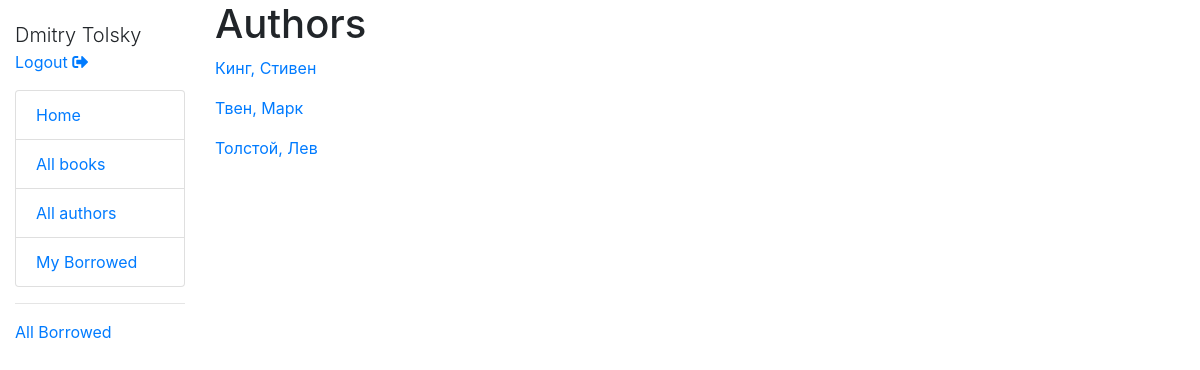
The app's page /catalog/authors/ (signed in) with its own data.
### catalog/models.py (models this page shows)
class Author(models.Model):
    first_name = models.CharField(max_length=100)
    last_name = models.CharField(max_length=100)
    day_of_birth = models.DateField(null=True, blank=True)
    day_of_death = models.DateField('Died', null=True, blank=True)
    def get_absolute_url(self):
        return reverse('author-detail', args=[str(self.id)])
    def __str__(self):
        return f'{self.last_name}, {self.first_name}'
    class Meta:
        ordering = ['last_name']

### catalog/views.py (the view)
class AuthorListView(generic.ListView):
    model = Author

### catalog/templates/catalog/author_list.html
{% extends "base_generic.html" %}
{% block content %}
    <h1>Authors</h1>
    {% if author_list %}
        {% for author in author_list %}
            <p><a href="{{ author.get_absolute_url }}">{{ author }}</a></p>
        {% endfor %}
    {% else %}
        <p>Authors not found.</p>
    {% endif %}
{% endblock %}

### catalog/templates/base_generic.html (shortened to what this page needs)
<!DOCTYPE html>
<html lang="en">
<head>
    <link rel="stylesheet" href="https://stackpath.bootstrapcdn.com/bootstrap/4.1.3/css/bootstrap.min.css">
<link rel="stylesheet" href="https://use.fontawesome.com/releases/v5.3.1/css/all.css">
    {% load static %}
    <link rel="stylesheet" href="{% static 'css/styles.css' %}">
</head>
<body>
    <div class="container-fluid">
        <div class="row">
            <div class="col-sm-2">
                {% block sidebar %}
                    <ul class="sidebar-nav">
                        {% if user.is_authenticated %}
                            <li class="lead">{{ user.get_full_name }}</li>
                            <li>
                                <a href="{% url 'logout' %}?next={{ request.path }}">Logout <i class="fas fa-sign-out-alt"></i></a>
                            </li>
                        {% else %}
                            <li>
                                <a href="{% url 'login' %}?next={{ request.path }}">Login</a>
                            </li>
                        {% endif %}
                    </ul>
                     <ul class="list-group">
                         <li class="list-group-item">
                             <a href="{% url 'index' %}">Home</a>
                         </li>
                         <li class="list-group-item">
                            <a href="{% url 'books' %}">All books</a>
                         </li>
                         <li class="list-group-item">
                             <a href="{% url 'authors' %}">All authors</a>
                         </li>
                         <li class="list-group-item">
                            {% if user.is_authenticated %}
                                <a href="{% url 'my-borrowed' %}">My Borrowed</a>
                            {% endif %}
                         </li>
                     </ul>
                    {% if perms.catalog.can_mark_returned %}
                        <hr>
                        <a href="{% url 'all-borrowed' %}">All Borrowed</a>
                    {% endif %}
                {% endblock %}
            </div>
            <div class="col-sm-10">
                {% block content %}{% endblock %}
            </div>
        </div>
    </div>
</body>
</html>

### catalog/static/css/styles.css (style rules this page uses)
.sidebar-nav { margin-top: 20px; padding: 0; list-style: none; }

### records on screen
Author: last_name+first_name "Кинг, Стивен"
Author: last_name+first_name "Твен, Марк"
Author: last_name+first_name "Толстой, Лев"

### other values on screen
{{ user.get_full_name }} "Dmitry Tolsky"
